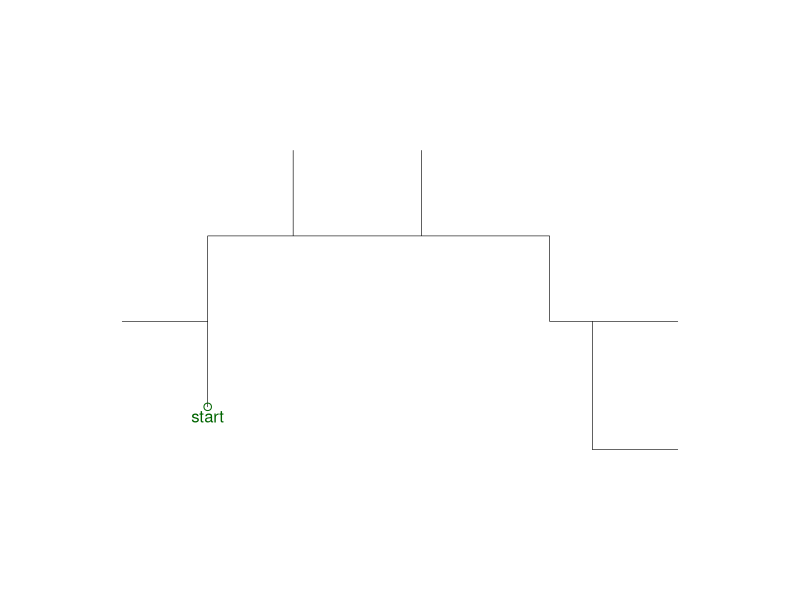
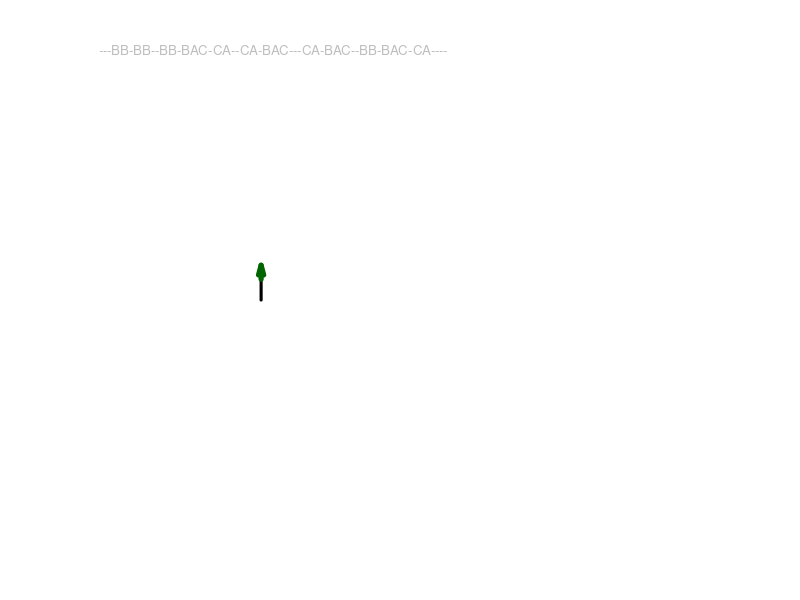
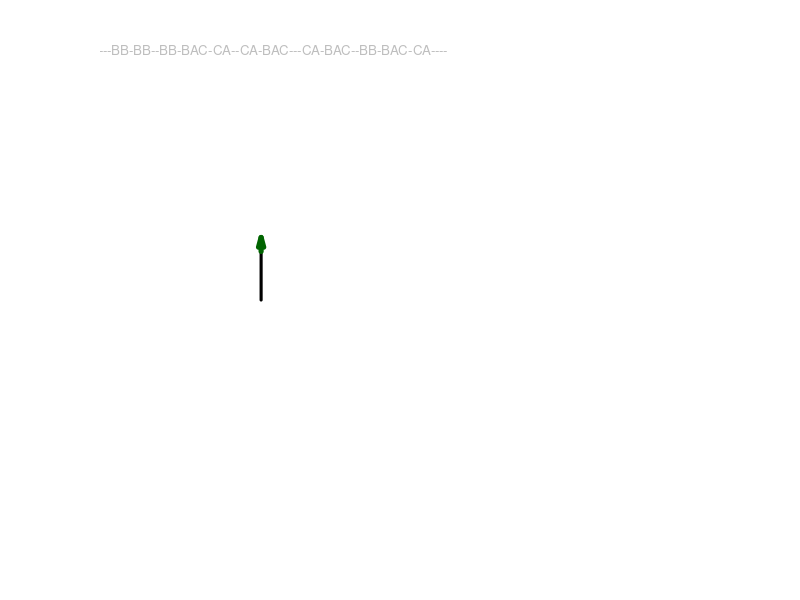
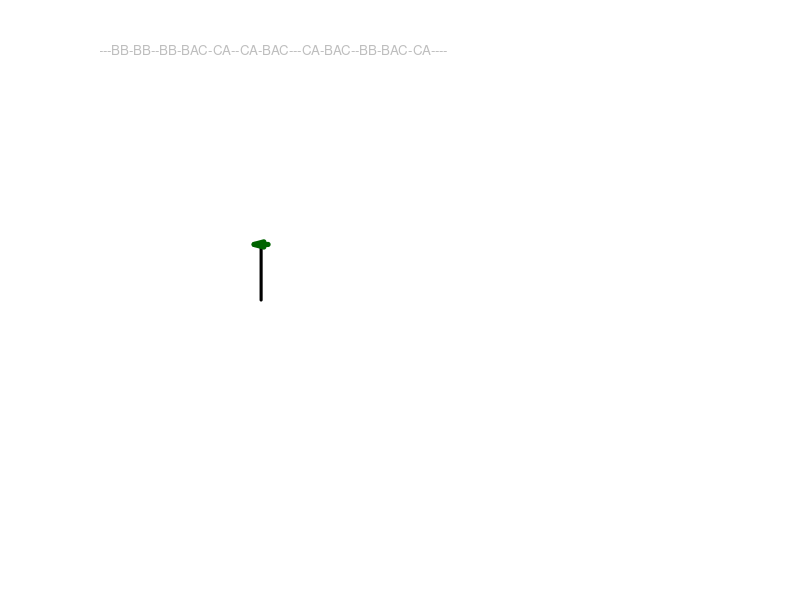
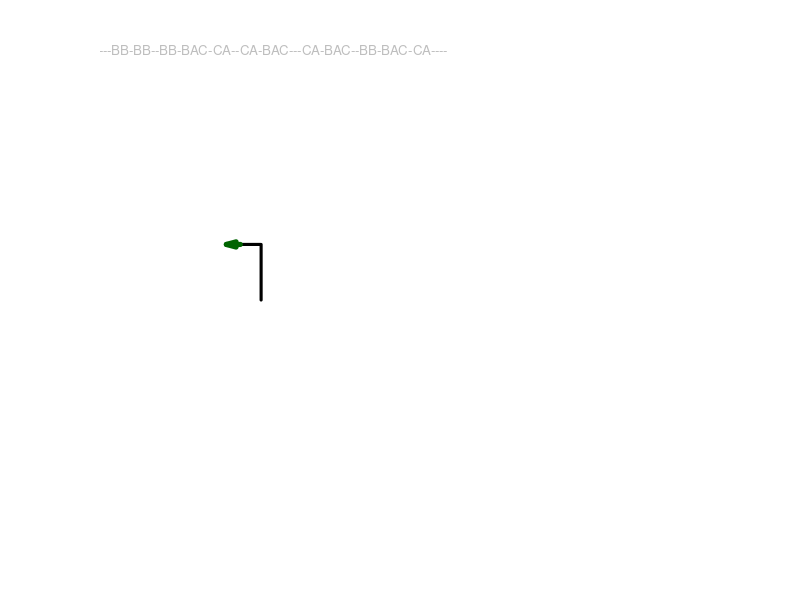
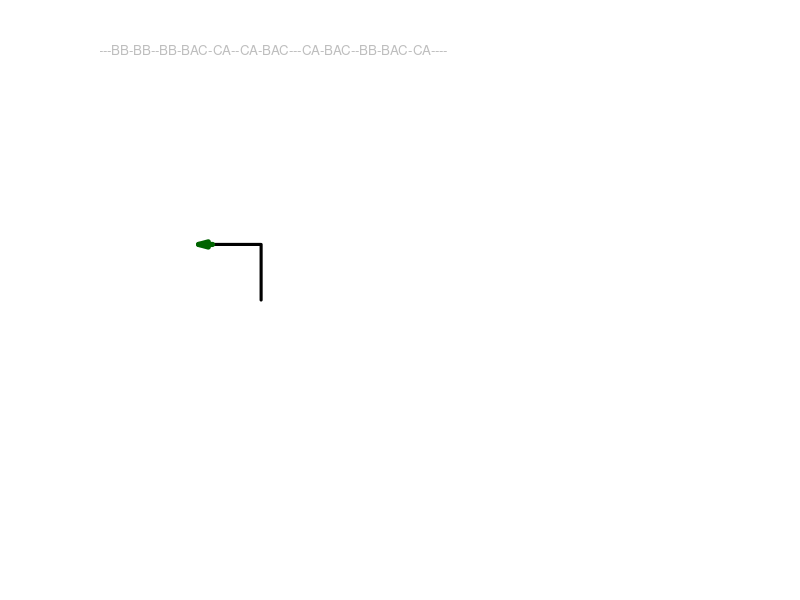
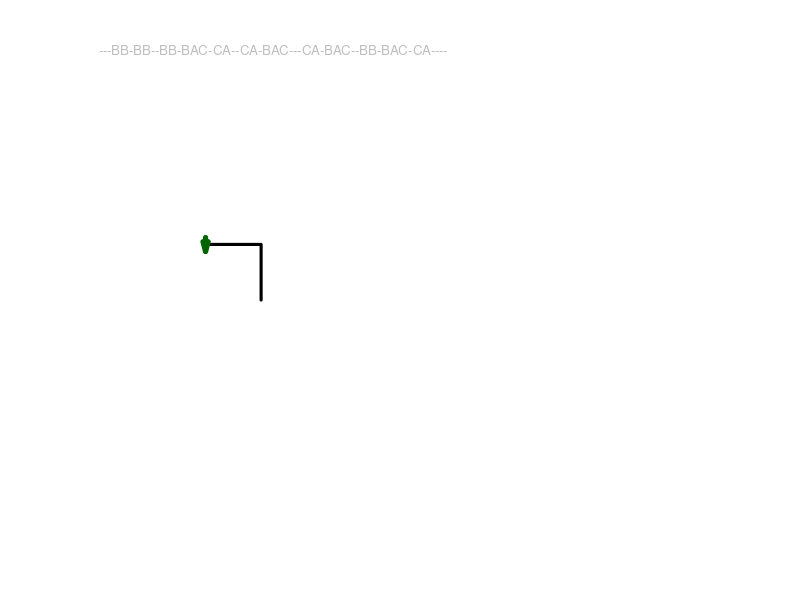
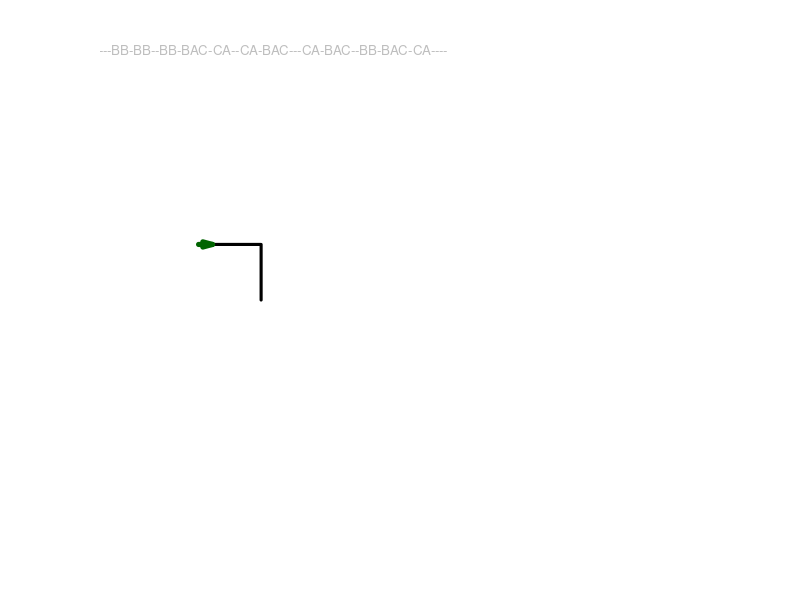

These figures' R source, in order: (Note: this script raises an error after producing the figures.)
## ---- chunk 1
getstr = function(start="A",
                  rules=list("A"="A[+A][-A]b","b"="[+C][-C]","C"="CC"),
                  n=10){
    st = start
    for(jj in 1:n){
        ss = strsplit(st,"")[[1]]
        s2 = ss
        for(i in names(rules)){
            s2[ss==i] = rules[[i]]
        }
        st = paste0(s2,collapse="")
    }
    return(st)
}

getxyc = function(string="AA+AA+AA+A+A",angle=pi/2,angle_initial=pi/2){
    switch = 1
    d = angle_initial
    x = 0
    y = 0
    dsave = numeric()
    xsave = numeric()
    ysave = numeric()
    chs = strsplit(string,"")[[1]]
    xl = numeric(sum(chs %in% LETTERS)+sum(chs=="]")+1)
    yl = numeric(sum(chs %in% LETTERS)+sum(chs=="]")+1)
    draw = numeric(sum(chs %in% LETTERS)+sum(chs=="]")+1)
    j = 0
    for(i in 1:nchar(string)){
        ch = chs[i]
        cn = as.integer(charToRaw(ch))
        if(cn>=as.integer(charToRaw("A")) && cn<=as.integer(charToRaw("L"))){
            j = j+1
            draw[j+1] = 1
            x = x+cos(d)
            y = y+sin(d)
            xl[j+1] = x
            yl[j+1] = y
        }
        if(cn>=as.integer(charToRaw("M")) && cn<=as.integer(charToRaw("Z"))){
            j = j+1
            draw[j+1] = 0
            x = x+cos(d)
            y = y+sin(d)
            xl[j+1] = x
            yl[j+1] = y
        }
        if(cn==as.integer(charToRaw("["))){
            dsave = c(dsave,d)
            xsave = c(xsave,x)
            ysave = c(ysave,y)
        }
        if(cn==as.integer(charToRaw("]"))){
            j = j+1
            draw[j+1] = 0
            x = xsave[length(xsave)]
            y = ysave[length(ysave)]
            d = dsave[length(dsave)]
            if(length(xsave)>1){
                xsave = xsave[1:(length(xsave)-1)]
                ysave = ysave[1:(length(ysave)-1)]
                dsave = dsave[1:(length(dsave)-1)]
            } else {
                xsave = numeric()
                ysave = numeric()
                dsave = numeric()
            }
            xl[j+1] = x
            yl[j+1] = y
        }
        if(cn==as.integer(charToRaw("-"))){
            d = d+angle*switch
        }
        if(cn==as.integer(charToRaw("+"))){
            d = d-angle*switch
        }
        if(cn==as.integer(charToRaw("."))){
            switch = switch*(-1)
        }
    }
    
    xwid = max(xl)-min(xl)
    ywid = max(yl)-min(yl)
    xmid = (max(xl)+min(xl))/2
    ymid = (max(yl)+min(yl))/2
    wid = max(c(xwid,ywid))
    x2 = (xl-xmid)/wid*2
    y2 = (yl-ymid)/wid*2
    return(list(x2,y2,draw))
}

makeplot = function(xyd,lwd=1,col="blue"){
    x = xyd[[1]]
    y = xyd[[2]]
    d = xyd[[3]]
    plot(0,0,"n",xlim=c(-1,1),ylim=c(-1,1),axes=F,ann=F)
    starts = numeric()
    if(d[1]){
        starts = c(1)
    }
    starts = c(starts,which(diff(d)==1))
    ends = which(diff(d)==-1)
    if(d[length(d)]==1){
        ends = c(ends,length(d))
    }
    for(i in 1:length(starts)){
        lines(x[starts[i]:ends[i]],y[starts[i]:ends[i]],lwd=lwd,col=col)
    }
}

catinfo = function(angle,start,rules,N){
    cat(paste0("Angle = ",angle,"°\n"))
    cat(paste0("Start = ",start))
    cat("\n")
    cat("Rules:")
    cat("\n")
    cat(paste0("  ",names(rules)," > ",rules,collapse="\n"))
    cat(paste0("\nNumber of recursions = ",N))
}
## ---- chunk 2
par(mar=c(0,0,0,0),oma=c(0,0,0,0),pty="s")
angle = 90
N = 4
start_angle = 90
start = "A"
rules = list("A"="BAC-",
             "B"="BB-",
             "C"="CA-")
s = getstr(start,rules,N)
xyc = getxyc(s,angle/180*pi,angle_initial=start_angle/180*pi)
# print(xyc[[3]])
makeplot(xyc,lwd=0.6,col="black")
points(xyc[[1]][1],xyc[[2]][1],col="darkgreen")
text(xyc[[1]][1],xyc[[2]][1],"start",col="darkgreen",adj=c(0.5,1.2))
## ---- chunk 3
xyd = function(string="AA+AA+AA+A+A",angle=pi/2,angle_initial=pi/2){
    switch = 1
    d = angle_initial
    x = 0
    y = 0
    xl = c(x)
    yl = c(y)
    dsave = numeric()
    xsave = numeric()
    ysave = numeric()
    chs = strsplit(string,"")[[1]]
    xl = numeric(sum(chs %in% LETTERS)+sum(chs=="]")+1)
    yl = numeric(sum(chs %in% LETTERS)+sum(chs=="]")+1)
    draw = numeric(sum(chs %in% LETTERS)+sum(chs=="]")+1)
    draw[1]=1
    j = 1
    for(i in 1:nchar(string)){
        ch = chs[i]
        cn = as.integer(charToRaw(ch))
        if(cn>=as.integer(charToRaw("A")) && cn<=as.integer(charToRaw("L"))){
            j = j+1
            draw[j] = 1
            x = x+cos(d)
            y = y+sin(d)
            xl[j] = x
            yl[j] = y
        }
        if(cn>=as.integer(charToRaw("M")) && cn<=as.integer(charToRaw("Z"))){
            j = j+1
            draw[j] = 0
            x = x+cos(d)
            y = y+sin(d)
            xl[j] = x
            yl[j] = y
        }
        if(cn==as.integer(charToRaw("["))){
            dsave = c(dsave,d)
            xsave = c(xsave,x)
            ysave = c(ysave,y)
        }
        if(cn==as.integer(charToRaw("]"))){
            j = j+1
            draw[j] = 0
            x = xsave[length(xsave)]
            y = ysave[length(ysave)]
            d = dsave[length(dsave)]
            if(length(xsave)>1){
                xsave = xsave[1:(length(xsave)-1)]
                ysave = ysave[1:(length(ysave)-1)]
                dsave = dsave[1:(length(dsave)-1)]
            } else {
                xsave = numeric()
                ysave = numeric()
                dsave = numeric()
            }
            xl[j] = x
            yl[j] = y
        }
        if(cn==as.integer(charToRaw("-"))){
            d = d+angle*switch
        }
        if(cn==as.integer(charToRaw("+"))){
            d = d-angle*switch
        }
        if(cn==as.integer(charToRaw("."))){
            switch = switch*(-1)
        }
    }
    return(list(xl,yl,draw,x,y,d,xsave,ysave,dsave))
}
plotit = function(xyd,lwd=1,col="blue"){
    x = xyd[[1]]
    y = xyd[[2]]
    d = xyd[[3]]
    plot(0,0,"n",xlim=c(-5,15),ylim=c(-10,10),axes=F,ann=F)
    starts = numeric()
    if(d[1]){
        starts = c(1)
    }
    starts = c(starts,which(diff(d)==1))
    ends = which(diff(d)==-1)
    if(d[length(d)]==1){
        ends = c(ends,length(d))
    }
    for(i in 1:length(starts)){
        lines(x[starts[i]:ends[i]],y[starts[i]:ends[i]],lwd=lwd,col=col)
    }
}
s = "BB-BB--BB-BB---BB-BB--BB-BAC-CA--CA-BAC---CA-BAC--BB-BAC-CA----"
x = 0
y = 0
d = pi/2
for(i in 1:nchar(s)){
    par(mar=c(0,0,0,0),oma=c(0,0,0,0),pty="s")
    ss = substr(s,1,i)
    xyd1 = xyd(ss,pi/2,angle_initial=pi/2)
    plotit(xyd1,lwd=3,col=rgb(0,0,0))
    text(-9,9,s,adj=c(0,0.5),col="grey",cex=0.8)
    text(-9,9,ss,adj=c(0,0.5),cex=0.8)
    x = xyd1[[4]]
    y = xyd1[[5]]
    d = xyd1[[6]]
    xsave = round(xyd1[[7]],1)
    ysave = round(xyd1[[8]],1)
    dsave = xyd1[[9]]
    arrows(x-cos(d)/4,y-sin(d)/4,x+cos(d)/4,y+sin(d)/4,0.1,15,2,col="darkgreen",lwd=5)
    if(length(xsave)>0){
        text(-5,-9,paste0(rev(xsave),collapse="\n"),adj=c(0.5,0),col="red")
        text(0,-9,paste0(rev(ysave),collapse="\n"),adj=c(0.5,0),col="red")
        text(5,-9,paste0(rev(round(dsave/pi*180)),"°",collapse="\n"),adj=c(0.5,0),col="red")
        for(i in 1:length(xsave)){
            xs = xsave[i]
            ys = ysave[i]
            ds = dsave[i]
            arrows(xs-cos(ds)/5,ys-sin(ds)/5,xs+cos(ds)/5,ys+sin(ds)/5,0.1,15,2,col="red",lwd=2)
        }
    }
}
## ---- chunk 4
par(mar=c(0,0,0,0),oma=c(0,0,0,0),pty="s")
angle = 30
N = 7
start_angle = 90
start = "A"
rules = list("A"="A[+A][-A]B",
             "B"="[--B]A")
s = getstr(start,rules,N)
xyc = getxyc(s,angle/180*pi,angle_initial=start_angle/180*pi)
# print(xyc[[3]])
makeplot(xyc,lwd=0.6,col="darkgreen")
## ---- chunk 5
catinfo(angle,start,rules,N)
## ---- chunk 6
par(mar=c(0,0,0,0),oma=c(0,0,0,0),pty="s")
angle = 60
N = 7
start_angle = 0
start = "A"
rules = list("A"="-B+B+B+B+B+B",
             "B"="B[--CCA][-CCA]B",
             "C"="CC")
s = getstr(start,rules,N)
xyc = getxyc(s,angle/180*pi,angle_initial=start_angle/180*pi)
makeplot(xyc,lwd=0.6,col="black")
## ---- chunk 7
catinfo(angle,start,rules,N)
## ---- chunk 8
par(mar=c(0,0,0,0),oma=c(0,0,0,0),pty="s")
start = "A"
rules = list("A"="[----AAB][--AAB][++AAB]AAB",
             "B"="[-C][+C][--C][++C][---C][+++C]",
             "C"="CAB")
angle = 45
start_angle = 0
N = 6
s = getstr(start,rules,N)
xyc = getxyc(s,angle/180*pi,angle_initial=start_angle/180*pi)
makeplot(xyc,lwd=0.6,col="black")
## ---- chunk 9
catinfo(angle,start,rules,N)
## ---- chunk 10
par(mar=c(0,0,0,0),oma=c(0,0,0,0),pty="s")
start = "A"
rules = list("A"="[-AAB][--AAB][+AAB][++AAB]AAB",
             "B"="[-C][+C][--C][++C]CA",
             "C"="CC")
angle = 72
start_angle = 72/4
N = 5
s = getstr(start,rules,N)
xyc = getxyc(s,angle/180*pi,angle_initial=start_angle/180*pi)
makeplot(xyc,lwd=0.6,col="black")
## ---- chunk 11
catinfo(angle,start,rules,N)
## ---- chunk 12
par(mar=c(0,0,0,0),oma=c(0,0,0,0),pty="s")
start = "a"
rules = list("a"="-B+B+B+B+B+B",
             "B"="BB[-CCa]",
             "C"="CC")
angle = 60
start_angle = 0
N = 9
s = getstr(start,rules,N)
xyc = getxyc(s,angle/180*pi,angle_initial=start_angle/180*pi)
makeplot(xyc,lwd=1,col="black")
## ---- chunk 13
catinfo(angle,start,rules,N)
## ---- chunk 14
par(mar=c(0,0,0,0),oma=c(0,0,0,0),pty="s")
start = "A"
rules = list("A"="B+B+B+B+B",
             "B"="[-CCA]BB",
             "C"="CC")
angle = 72
start_angle = 0
N = 9
s = getstr(start,rules,N)
xyc = getxyc(s,angle/180*pi,angle_initial=start_angle/180*pi)
makeplot(xyc,lwd=1,col="black")
## ---- chunk 15
catinfo(angle,start,rules,N)
## ---- chunk 16
par(mar=c(0,0,0,0),oma=c(0,0,0,0),pty="s")
start = "A"
rules = list("A"="+A-B-B[B]",
             "B"="-B+A+A[A]")
angle = 45
start_angle = 0
N = 8
s = getstr(start,rules,N)
xyc = getxyc(s,angle/180*pi,angle_initial=start_angle/180*pi)
makeplot(xyc,lwd=1,col="black")
## ---- chunk 17
catinfo(angle,start,rules,N)
## ---- chunk 18
par(mar=c(0,0,0,0),oma=c(0,0,0,0),pty="s")
start = "A"
rules = list("A"="AA[-A][+A]")
angle = 90
start_angle = 0
N = 8
s = getstr(start,rules,N)
xyc = getxyc(s,angle/180*pi,angle_initial=start_angle/180*pi)
makeplot(xyc,lwd=1,col="black")
## ---- chunk 19
catinfo(angle,start,rules,N)
## ---- chunk 20
par(mar=c(0,0,0,0),oma=c(0,0,0,0),pty="s")
start = "A"
rules = list("A"="AcbcA",
             "b"="[+A][-A][++A][--A][+++A][---A][++++A][----A][+++++A][-----A]",
             "c"="bAb")
angle = 30
start_angle = 0
N = 6
s = getstr(start,rules,N)
xyc = getxyc(s,angle/180*pi,angle_initial=start_angle/180*pi)
makeplot(xyc,lwd=1,col="black")
## ---- chunk 21
catinfo(angle,start,rules,N)
## ---- chunk 22
par(mar=c(0,0,0,0),oma=c(0,0,0,0),pty="s")
start = "AB"
rules = list("A"="B--B",
             "B"="AA+++AA")
angle = 30
start_angle = 0
N = 12
s = getstr(start,rules,N)
xyc = getxyc(s,angle/180*pi,angle_initial=start_angle/180*pi)
makeplot(xyc,lwd=1,col="black")
## ---- chunk 23
catinfo(angle,start,rules,N)
## ---- chunk 24
par(mar=c(0,0,0,0),oma=c(0,0,0,0),pty="s")
start = "x"
rules = list("x"="FFF[+FFF+FFF+FF+FF+F+Fx][-FFF-FFF-FF-FF-F-Fx]Fx",
             "F"="FFx")
angle = 30
start_angle = 90
N = 6
s = getstr(start,rules,N)
xyc = getxyc(s,angle/180*pi,angle_initial=start_angle/180*pi)
makeplot(xyc,lwd=0.3,col="black")
## ---- chunk 25
catinfo(angle,start,rules,N)
## ---- chunk 26
par(mar=c(0,0,0,0),oma=c(0,0,0,0),pty="s")
start = "A"
rules = list("A"="AB",
             "B"="A[++C][--C]",
             "C"="C[+C][-C]A")
angle = 45
start_angle = 90
N = 10
s = getstr(start,rules,N)
xyc = getxyc(s,angle/180*pi,angle_initial=start_angle/180*pi)
makeplot(xyc,lwd=1,col="maroon")
## ---- chunk 27
catinfo(angle,start,rules,N)
## ---- chunk 28
par(mar=c(0,0,0,0),oma=c(0,0,0,0),pty="s")
start = "-x"
rules = list("x"="F+[[x]-x]-F[-Fx]+x",
             "F"="FF")
angle = 25
start_angle = 90
N = 7
s = getstr(start,rules,N)
xyc = getxyc(s,angle/180*pi,angle_initial=start_angle/180*pi)
makeplot(xyc,lwd=1,col=rgb(0.5,0,0.5))
## ---- chunk 29
catinfo(angle,start,rules,N)
## ---- chunk 30
par(mar=c(0,0,0,0),oma=c(0,0,0,0),pty="s")
start = "b"
rules = list("A"="AA",
             "b"="AbA+AbA+AbA")
angle = 90
start_angle = 90
N = 9
s = getstr(start,rules,N)
xyc = getxyc(s,angle/180*pi,angle_initial=start_angle/180*pi)
makeplot(xyc,lwd=1,col=rgb(0,0,0.5))
## ---- chunk 31
catinfo(angle,start,rules,N)
## ---- chunk 32
par(mar=c(0,0,0,0),oma=c(0,0,0,0),pty="s")
start = "A"
rules = list("A"="A+A-A")
angle = 115
start_angle = 90
N = 11
s = getstr(start,rules,N)
xyc = getxyc(s,angle/180*pi,angle_initial=start_angle/180*pi)
makeplot(xyc,lwd=1,col=rgb(0,0,0))
## ---- chunk 33
catinfo(angle,start,rules,N)
## ---- chunk 34
par(mar=c(0,0,0,0),oma=c(0,0,0,0),pty="s")
start = "A"
rules = list("A"="A[+AA][-AA]B",
             "B"="ABA")
angle = 90
start_angle = -90
N = 7
s = getstr(start,rules,N)
xyc = getxyc(s,angle/180*pi,angle_initial=start_angle/180*pi)
makeplot(xyc,lwd=1,col=rgb(0,0,0))
## ---- chunk 35
catinfo(angle,start,rules,N)
## ---- chunk 36
par(mar=c(0,0,0,0),oma=c(0,0,0,0),pty="s")
start = "x"
rules = list("x"="FFF[+FF+FF+FF+F+Fx][-FF-FF-FF-F-Fx]FFFFFFFFFFFFFFx",
             "F"="FF")
angle = 6
start_angle = 90
N = 8
s = getstr(start,rules,N)
xyc = getxyc(s,angle/180*pi,angle_initial=start_angle/180*pi)
makeplot(xyc,lwd=1,col=rgb(0,0,0))
## ---- chunk 37
catinfo(angle,start,rules,N)
